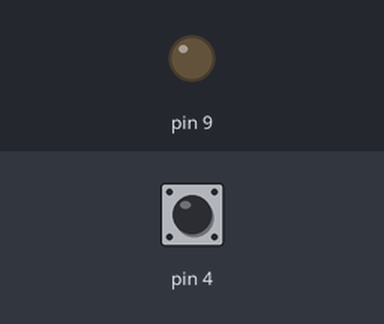
A sketch run on a simulated Arduino Uno, built with avr-gcc and run on an emulated ATmega328P. Shown: output pins drawn as LEDs (lit = HIGH). The inputs (shaded band) are chosen by the test bench; at power-on: pin 4 HIGH.

Above: at 1.2 s.
1.3 s: pin 4 pulled LOW for 0.15 s
At 1.37 s:
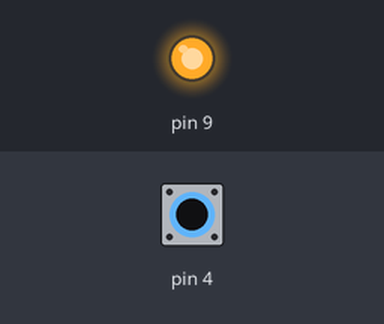
2.9 s: pin 4 pulled LOW for 3.2 s
At 6.6 s:
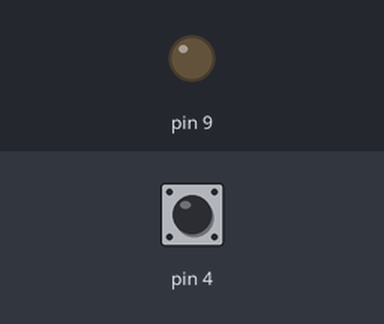
Timing chart, 0 to 8.1 s (numbered marks = the images above; inputs shaded):
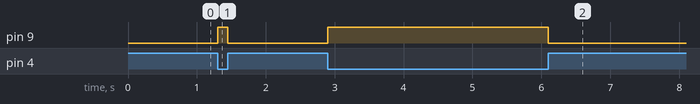

The sketch:

IntroToPullup.ino
```cpp
void setup() {
  // put your setup code here, to run once:
  pinMode(9, OUTPUT);
  pinMode(4,INPUT_PULLUP);
}

void loop() {
  // put your main code here, to run repeatedly:
  byte state = digitalRead(4);
  if(state==0)
  {
    digitalWrite(9,HIGH);
  }
  else
  {
    digitalWrite(9,LOW);
  }

}
```

Measured:
- after the input at 1.3 s, pin 9: LOW → HIGH at once, → LOW 0.15 s later
- after the input at 2.9 s, pin 9: LOW → HIGH at once, → LOW 3.2 s later
